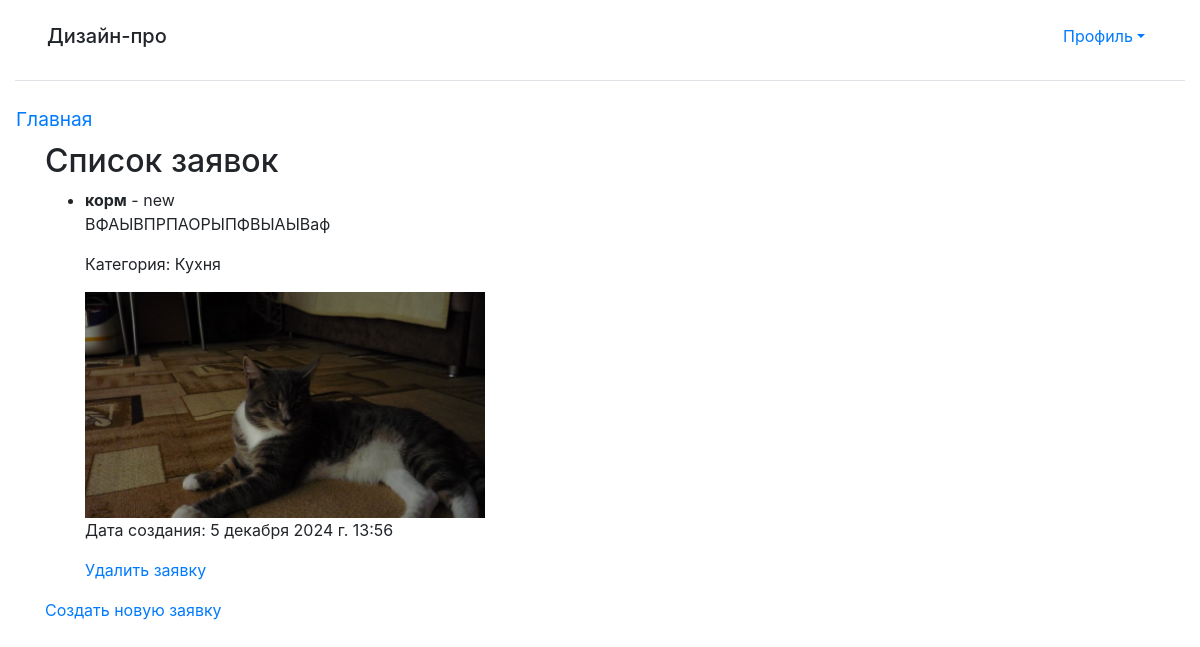
The app's page /requests/ (signed in) with its own data.
### main/models.py (models this page shows, shortened)
class CreateRequest(models.Model):
    STATUS_CHOICES = (
        ('new', 'Новая'),
        ('in_progress', 'Принято в работу'),
        ('completed', 'Выполнено'),
    )
    user = models.ForeignKey(AdvUser, on_delete=models.CASCADE, verbose_name='Пользователь')
    title = models.CharField(max_length=200, verbose_name='Название')
    description = models.TextField(verbose_name='Описание')
    category = models.ForeignKey(Category, on_delete=models.CASCADE, verbose_name='Категория')
    photo = models.ImageField(upload_to='photos/%Y/%m/%d/', verbose_name='Фото помещения', blank=True, null=True)
    timestamp = models.DateTimeField(auto_now_add=True, verbose_name='Временная метка')
    status = models.CharField(max_length=20, choices=STATUS_CHOICES, default='new', verbose_name='Статус')

class Category(models.Model):
    name = models.CharField(max_length=100, verbose_name='Категория')
    def __str__(self):
        return self.name

### main/views.py (the view)
# urls.py: path('requests/', view_requests, name='view_requests'),
def view_requests(request):
    requests = CreateRequest.objects.all()
    return render(request, 'main/view_requests.html', {'requests': requests})

### main/templates/main/view_requests.html (shortened to what this page needs)
{% extends "layout/basic.html" %}
{% load bootstrap4 %}
{% block content %}
<h2>Список заявок</h2>
<ul class="request-list">
    {% for request in requests %}
        <li class="request-item">
            <strong>{{ request.title }}</strong> - {{ request.status }}
            <p>{{ request.description }}</p>
            <p>Категория: {{ request.category }}</p>
            {% if request.photo %}
                <img src="{{ request.photo.url }}" alt="{{ request.title }}" style="max-width: 400px; max-height: 400px">
            {% endif %}
            <p>Дата создания: {{ request.timestamp }}</p>
            <a href="{% url 'main:delete_request' request.id %}">Удалить заявку</a>
        </li>
    {% endfor %}
</ul>
<a href="{% url 'main:create_request' %}">Создать новую заявку</a>
{% endblock %}

### records on screen
CreateRequest: title "корм", status "new", description "ВФАЫВПРПАОРЫПФВЫАЫВаф", category "Кухня", photo (picture), timestamp "5 декабря 2024 г. 13:56"
